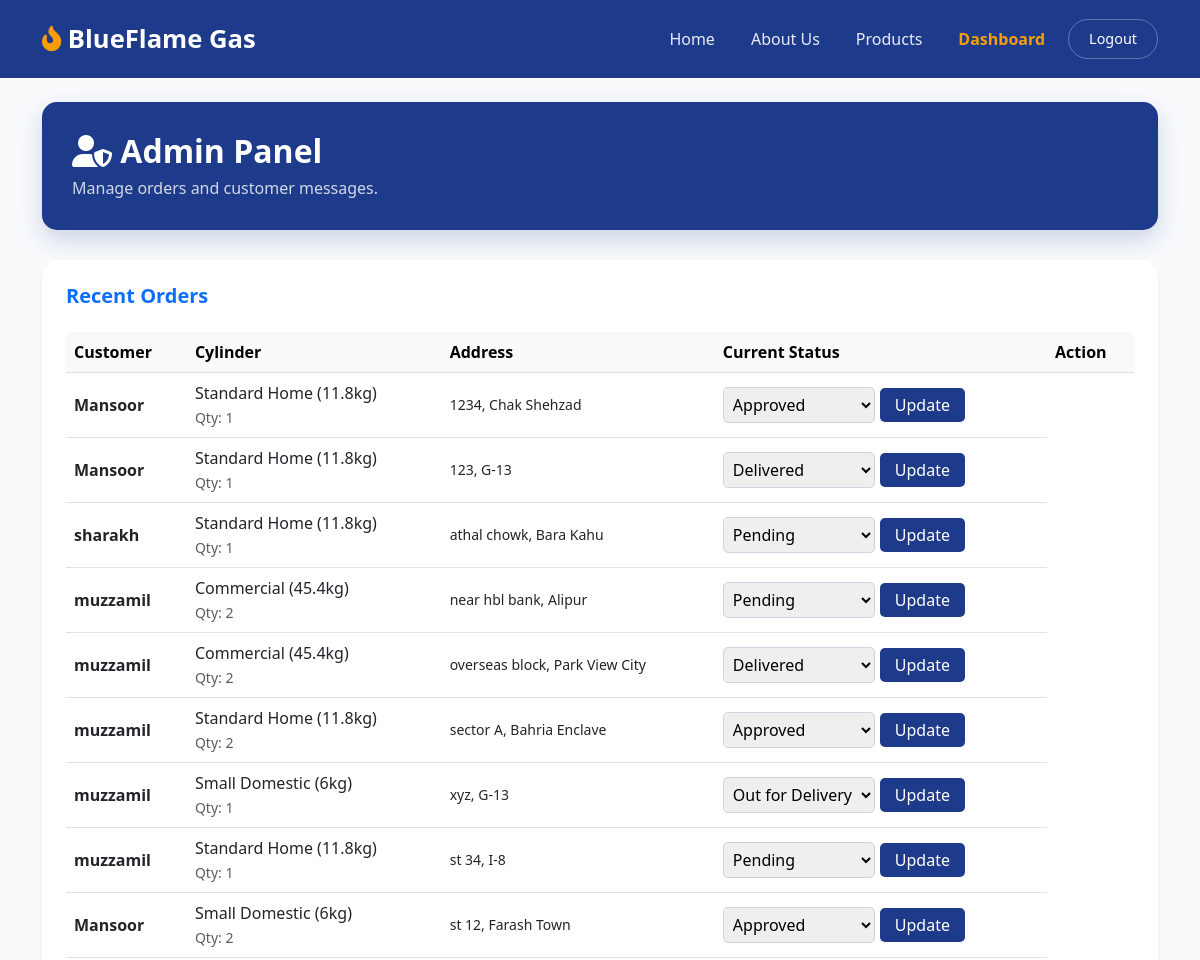
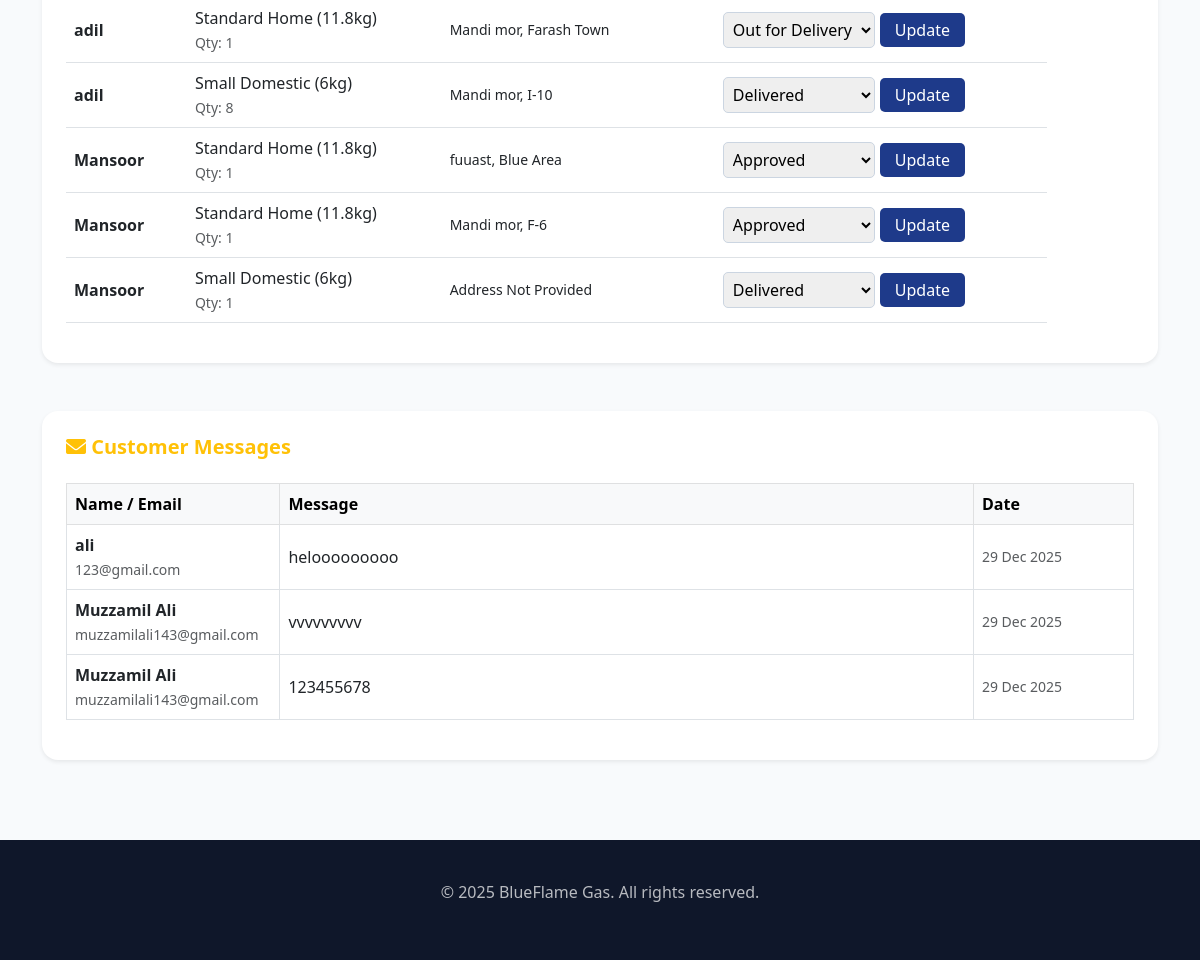
The page /dashboard/ (signed in) on the database its author committed (2 pictures, top to bottom).
### gas_app/models.py (models this page shows, shortened)
class Order(models.Model):
    STATUS_CHOICES = [
        ('Pending', 'Pending'),
        ('Approved', 'Approved'),
        ('Out for Delivery', 'Out for Delivery'),
        ('Delivered', 'Delivered'),
    ]
    user = models.ForeignKey(User, on_delete=models.CASCADE)
    receiver_name = models.CharField(max_length=100)
    phone = models.CharField(max_length=20)
    address = models.TextField()
    cylinder_type = models.CharField(max_length=50)
    quantity = models.PositiveIntegerField(default=1)
    status = models.CharField(max_length=50, choices=STATUS_CHOICES, default='Pending')
    created_at = models.DateTimeField(auto_now_add=True)

class ContactMessage(models.Model):
    name = models.CharField(max_length=100)
    email = models.EmailField()
    message = models.TextField()
    created_at = models.DateTimeField(auto_now_add=True)

### gas_app/views.py (the view)
# urls.py: path('dashboard/', views.dashboard, name='dashboard'),
@login_required
def dashboard(request):
    if request.user.is_superuser:
        all_orders = Order.objects.all().order_by('-created_at')
        contact_msgs = ContactMessage.objects.all().order_by('-created_at')
        context = {'orders': all_orders, 'contact_messages': contact_msgs}
        return render(request, 'gas_app/admin_dashboard.html', context)
    else:
        user_orders = Order.objects.filter(user=request.user).order_by('-created_at')
        return render(request, 'gas_app/dashboard.html', {'orders': user_orders})

### gas_app/templates/gas_app/admin_dashboard.html (shortened to what this page needs)
{% extends 'gas_app/base.html' %}
{% block content %}
<div class="admin-header">
    <div>
        <h2 style="font-weight: 800; margin: 0;"><i class="fas fa-user-shield"></i> Admin Panel</h2>
        <p style="opacity: 0.8; margin: 5px 0 0 0;">Manage orders and customer messages.</p>
    </div>
</div>
<div class="card shadow-sm border-0 rounded-4 mb-5">
    <div class="card-body p-4">
        <h5 class="text-primary fw-bold mb-4">Recent Orders</h5>
        <div class="table-responsive">
            <table class="table table-hover align-middle">
                <thead class="table-light">
                    <tr>
                        <th>Customer</th>
                        <th>Cylinder</th>
                        <th>Address</th>
                        <th>Current Status</th>
                        <th>Action</th>
                    </tr>
                </thead>
                <tbody>
                    {% for order in orders %}
                    <tr>
                        <td class="fw-bold">{{ order.user.username }}</td>
                        <td>{{ order.cylinder_type }} <br><small class="text-muted">Qty: {{ order.quantity }}</small></td>
                        <td class="small">{{ order.address }}</td>
                        <td>
                            <form method="POST" action="{% url 'update_order_status' order.id %}" style="display: flex; align-items: center;">
                                <select name="status" class="status-select">
                                    <option value="Pending" {% if order.status == 'Pending' %}selected{% endif %}>Pending</option>
                                    <option value="Approved" {% if order.status == 'Approved' %}selected{% endif %}>Approved</option>
                                    <option value="Out for Delivery" {% if order.status == 'Out for Delivery' %}selected{% endif %}>Out for Delivery</option>
                                    <option value="Delivered" {% if order.status == 'Delivered' %}selected{% endif %}>Delivered</option>
                                </select>
                                <button type="submit" class="btn-update">Update</button>
                            </form>
                        </td>
                    </tr>
                    {% empty %}
                    <tr><td colspan="5" class="text-center">No orders yet.</td></tr>
                    {% endfor %}
                </tbody>
            </table>
        </div>
    </div>
</div>
<div class="card shadow-sm border-0 rounded-4">
    <div class="card-body p-4">
        <h5 class="text-warning fw-bold mb-4"><i class="fas fa-envelope"></i> Customer Messages</h5>
        <div class="table-responsive">
            <table class="table table-bordered align-middle">
                <thead class="table-light">
                    <tr>
                        <th width="20%">Name / Email</th>
                        <th>Message</th>
                        <th width="15%">Date</th>
                    </tr>
                </thead>
                <tbody>
                    {% for msg in contact_messages %}
                    <tr>
                        <td>
                            <strong>{{ msg.name }}</strong><br>
                            <small class="text-muted">{{ msg.email }}</small>
                        </td>
                        <td>{{ msg.message }}</td>
                        <td class="small text-muted">{{ msg.created_at|date:"d M Y" }}</td>
                    </tr>
                    {% empty %}
                    <tr><td colspan="3" class="text-center">No messages yet.</td></tr>
                    {% endfor %}
                </tbody>
            </table>
        </div>
    </div>
</div>
{% endblock %}

### gas_app/templates/gas_app/base.html (style rules this page uses)
:root { --primary: #1e3a8a; --accent: #f59e0b; }
body { font-family: 'Segoe UI', sans-serif; background-color: #f8fafc; }

### gas_app/templates/gas_app/admin_dashboard.html (style rules this page uses)
.admin-header { background-color: #1e3a8a; color: white; padding: 30px; border-radius: 15px; margin-bottom: 30px; box-shadow: 0 10px 25px rgba(30, 58, 138, 0.2); }
.status-select { padding: 5px; border-radius: 5px; border: 1px solid #cbd5e1; }
.btn-update { background-color: #1e3a8a; color: white; border: none; padding: 5px 15px; border-radius: 5px; margin-left: 5px; }

### rows shown on the page
Order: user.username "Mansoor", cylinder_type "Standard Home (11.8kg)", quantity "1", address "1234, Chak Shehzad", status "Approved"
Order: user.username "Mansoor", cylinder_type "Standard Home (11.8kg)", quantity "1", address "123, G-13", status "Delivered"
Order: user.username "sharakh", cylinder_type "Standard Home (11.8kg)", quantity "1", address "athal chowk, Bara Kahu", status "Pending"
Order: user.username "muzzamil", cylinder_type "Commercial (45.4kg)", quantity "2", address "near hbl bank, Alipur", status "Pending"
Order: user.username "muzzamil", cylinder_type "Commercial (45.4kg)", quantity "2", address "overseas block, Park View City", status "Delivered"
Order: user.username "muzzamil", cylinder_type "Standard Home (11.8kg)", quantity "2", address "sector A, Bahria Enclave", status "Approved"
Order: user.username "muzzamil", cylinder_type "Small Domestic (6kg)", quantity "1", address "xyz, G-13", status "Out for Delivery"
Order: user.username "muzzamil", cylinder_type "Standard Home (11.8kg)", quantity "1", address "st 34, I-8", status "Pending"
Order: user.username "Mansoor", cylinder_type "Small Domestic (6kg)", quantity "2", address "st 12, Farash Town", status "Approved"
Order: user.username "adil", cylinder_type "Standard Home (11.8kg)", quantity "1", address "Mandi mor, Farash Town", status "Out for Delivery"
Order: user.username "adil", cylinder_type "Small Domestic (6kg)", quantity "8", address "Mandi mor, I-10", status "Delivered"
Order: user.username "Mansoor", cylinder_type "Standard Home (11.8kg)", quantity "1", address "fuuast, Blue Area", status "Approved"
Order: user.username "Mansoor", cylinder_type "Standard Home (11.8kg)", quantity "1", address "Mandi mor, F-6", status "Approved"
Order: user.username "Mansoor", cylinder_type "Small Domestic (6kg)", quantity "1", address "Address Not Provided", status "Delivered"
ContactMessage: name "ali", email "123@gmail.com", message "helooooooooo", created_at "29 Dec 2025"
ContactMessage: name "Muzzamil Ali", email "muzzamilali143@gmail.com", message "vvvvvvvvv", created_at "29 Dec 2025"
ContactMessage: name "Muzzamil Ali", email "muzzamilali143@gmail.com", message "123455678", created_at "29 Dec 2025"
